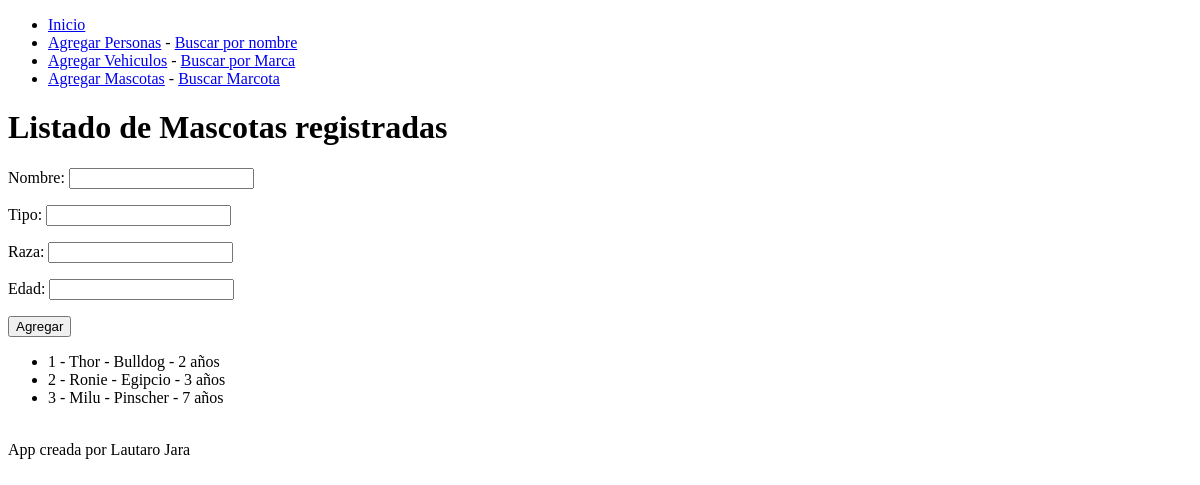
Page /mascotas/ on the earlier database version.
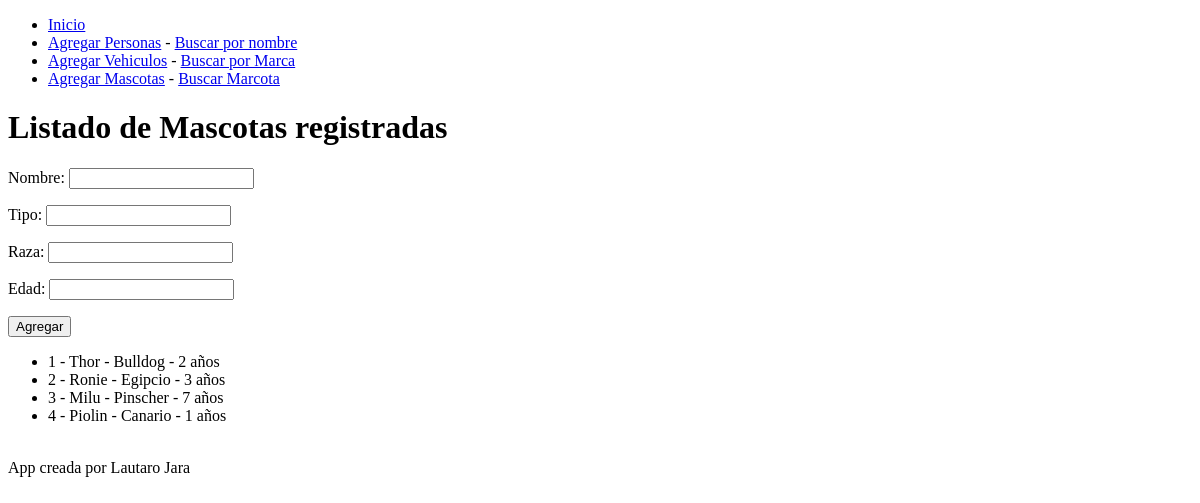
Same page on the later database version.
### herencia_HTML/models.py (models this page shows)
class Mascota(models.Model):
    nombre = models.TextField(max_length=50)
    tipo = models.TextField(max_length=10) # Perro, Gato, Ave...
    raza = models.TextField(max_length=50)
    edad = models.TextField(max_length=10)
    def __str__(self):
        return f"{self.id} -\t{self.nombre} -\t{self.raza} -\t {self.edad} años"

### herencia_HTML/views.py (the view)
# urls.py: path('mascotas/', mostrar_mascotas, name="mascotas"),
def mostrar_mascotas(request):
    mascota = Mascota.objects.all()
    context = {
        "Mascotas": mascota,
        "Formulario": MascotaForm()
    }
    return render(request, "herencia_HTML/mascota.html", context)

### herencia_HTML/forms.py
class MascotaForm(forms.Form):
    nombre = forms.CharField(max_length=50)
    tipo = forms.CharField(max_length=10) # Perro, Gato, Ave...
    raza = forms.CharField(max_length=50)
    edad = forms.CharField(max_length=10)

### herencia_HTML/templates/herencia_HTML/mascota.html (shortened to what this page needs)
{% extends 'herencia_HTML/base.html' %}
{% block titulo %} Listado de Mascotas registradas {% endblock %}
{% block contenido %}
<form action="{% url 'mascotas-crear' %}" method="POST">
    {{Formulario.as_p}}
    <input type="submit" value="Agregar">
</form>
<ul>
    {% for mascota in Mascotas %}
        <li>{{mascota}}</li>
    {% endfor %}
</ul>
<br>
{% endblock %}

Differences in the rows shown:
added Mascota: id+nombre+raza "4 - Piolin - Canario - 1 años"
